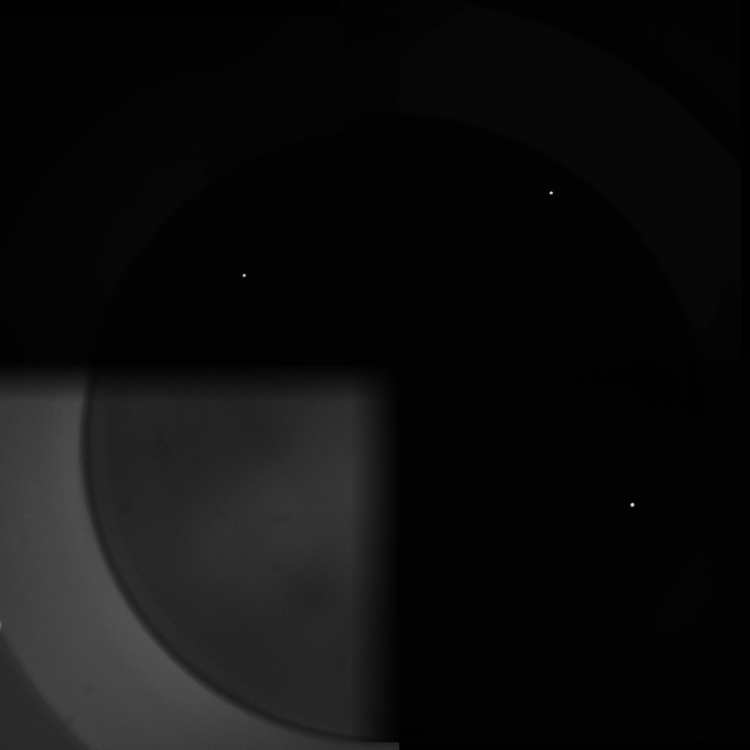
#> input picture well_classifier/normalization study/preprocessing_stages_H1/H1_0_raw.png, 3000 x 3000 px (shown at 1/4 size); its folder holds only this picture in this run
$ python -i core.py   (imports and definitions only)
#> lines starting #> are read from the running program, lines starting #| are printed output that depends on the picture; after the words box and inside, x2 and y2 are one past the last pixel; in counts of white or black regions, pixels touching at a corner belong together
#> further down, picture is the input picture: shape (3000, 3000); min 0, max 255, mean 14.4
"""Shared image processing primitives for well classification.

Contains dataclasses, constants, image preprocessing, bead segmentation,
file loading, and visualization helpers used by both
`classify_single_cells` and `measure_concentration`.
"""

import re
import sys
from dataclasses import dataclass, asdict, field
from pathlib import Path
from typing import Optional

import cv2
import numpy as np
from scipy import ndimage
from skimage.measure import regionprops, label as sk_label
from skimage.segmentation import watershed
from skimage.feature import peak_local_max


# ---------------------------------------------------------------------------
# Dataclasses
# ---------------------------------------------------------------------------

@dataclass
class BeadInfo:
    area: int
    centroid: tuple[int, int]
    bbox: tuple[int, int, int, int]
    circularity: float
    eccentricity: float
    solidity: float
    mean_intensity: float


@dataclass
class WellResult:
    well_id: str
    label: str  # empty, single, multiple, multiple_clusters, uncertain
    confidence: float
    bead_count: int
    cluster_count: int
    bead_areas: list[int]
    reason: str
    beads: list[dict] = field(default_factory=list)
    clusters: list[dict] = field(default_factory=list)
    faint_objects: list[dict] = field(default_factory=list)


# ---------------------------------------------------------------------------
# Constants
# ---------------------------------------------------------------------------

# Single bead: median area ~250px² post-watershed at 3000px reference resolution
REFERENCE_DIM = 3000  # all area thresholds calibrated at this resolution
DEFAULTS = {
    "min_area": 25,       # below this = noise/debris
    "max_area": 800,      # above this = unsplit cluster
    "intensity_thresh": None,     # None = Otsu
    "min_circularity": 0.50,
    "watershed_min_distance": 4,  # min distance between watershed seeds
}

WELL_ROWS = "ABCDEFGH"
WELL_COLS = range(1, 13)


# ---------------------------------------------------------------------------
# Per-quadrant background normalization
# ---------------------------------------------------------------------------

# [122 lines left out: functions normalize_quadrants, mask_seams, well_roi_mask, preprocess_well_image, not called in this run]


# ---------------------------------------------------------------------------
# Core detection with watershed
# ---------------------------------------------------------------------------

def segment_beads(
    gray: np.ndarray,
    intensity_thresh: Optional[int] = None,
    min_area: int = 25,
    max_area: int = 800,
    min_distance: int = 4,
    min_circularity: float = 0.50,
) -> tuple[np.ndarray, list[BeadInfo], list[BeadInfo]]:
    """Segment fluorescent beads using thresholding + watershed.

    Returns (labeled_image, beads, clusters).
    Beads are objects within [min_area, max_area].
    Clusters are objects above max_area (unsplit clumps).
    """
#> called with min_area = 25, max_area = 800, min_distance = 4, min_circularity = 0.5
    working = gray.copy()

    blurred = cv2.GaussianBlur(working, (5, 5), 0)

    roi_pixels = blurred.ravel()
    if len(roi_pixels) == 0:
        return np.zeros_like(gray, dtype=np.int32), [], []
    max_intensity = int(roi_pixels.max())
#> max_intensity = 233
    if max_intensity < 25:
        return np.zeros_like(gray, dtype=np.int32), [], []

    MIN_THRESH_FLOOR = 15
    if intensity_thresh is not None:
        _, binary = cv2.threshold(blurred, intensity_thresh, 255, cv2.THRESH_BINARY)
    else:
        thresh_val, _ = cv2.threshold(blurred, 0, 255, cv2.THRESH_BINARY + cv2.THRESH_OTSU)
#> thresh_val = 26
        thresh_val = max(thresh_val, MIN_THRESH_FLOOR)
        _, binary = cv2.threshold(blurred, thresh_val, 255, cv2.THRESH_BINARY)
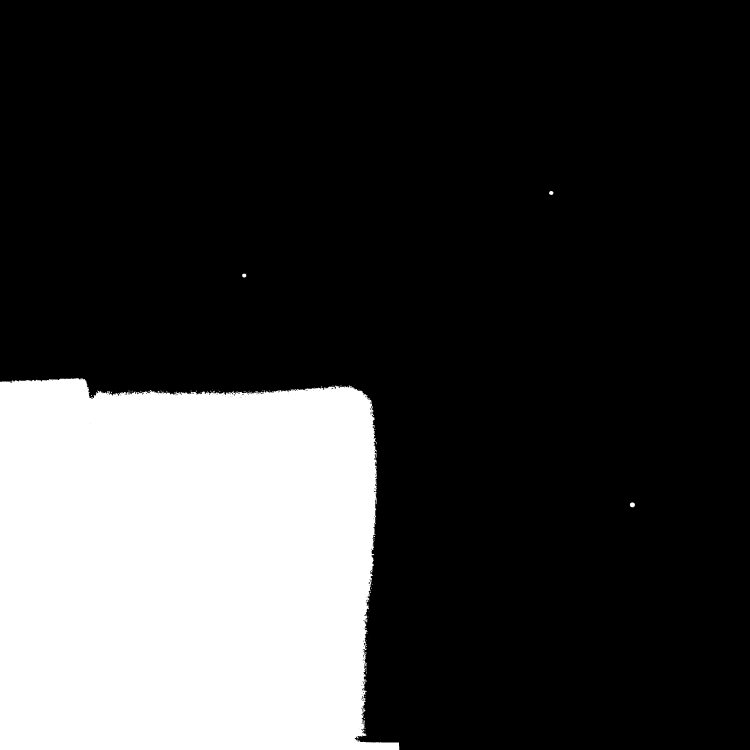
#> binary: shape (3000, 3000) (shown at 1/4 size); 23.8% white; 81 white regions (75 under 20 px), largest, box (x1, y1, x2, y2) and area: (0, 1512, 1597, 3000) 2140643, (2519, 2010, 2540, 2029) 310, (2196, 764, 2214, 780) 210, (969, 1095, 985, 1110) 205, (1489, 1625, 1492, 1635) 24, (1494, 2143, 1500, 2148) 20

    kernel = cv2.getStructuringElement(cv2.MORPH_ELLIPSE, (3, 3))
    binary = cv2.morphologyEx(binary, cv2.MORPH_OPEN, kernel)
#> binary: shape (3000, 3000); 23.8% white; 49 white regions (43 under 20 px)

    cc_labeled, n_cc = ndimage.label(binary)
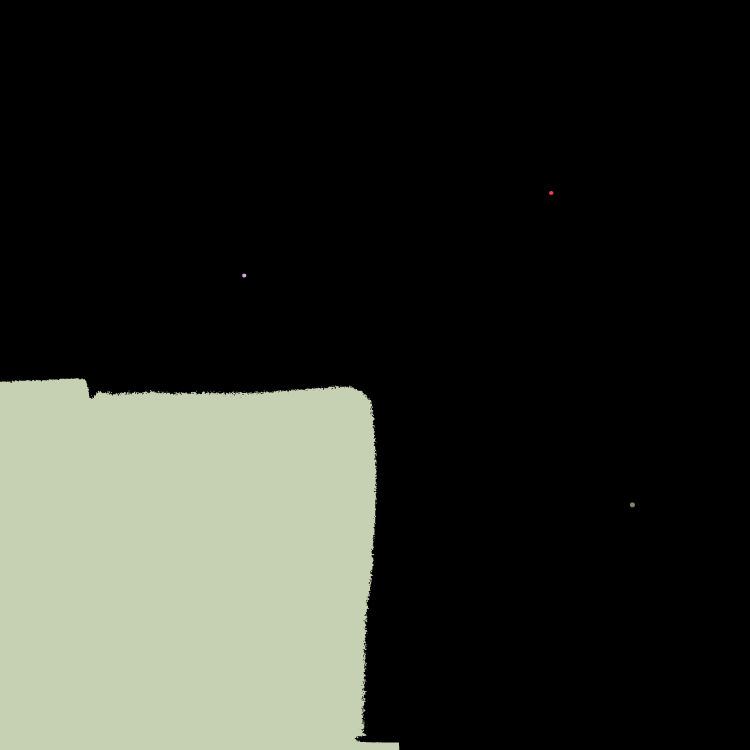
#> cc_labeled: shape (3000, 3000) int32 (shown at 1/4 size); 53 distinct labels, from 0 to 52; one colour per label, 0 black
#> n_cc = 52
    if n_cc == 0:
        return np.zeros_like(gray, dtype=np.int32), [], []

    dist = ndimage.distance_transform_edt(binary)
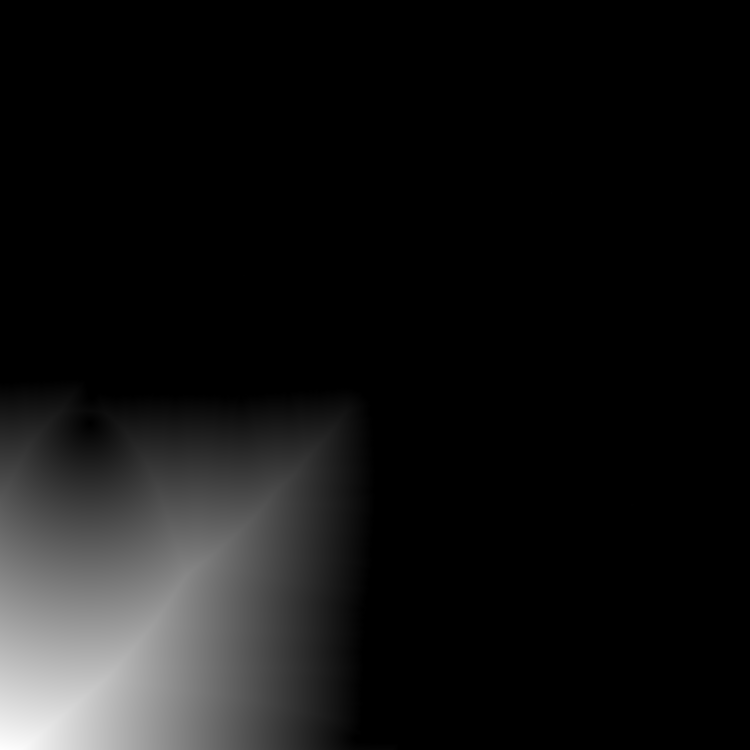
#> dist: shape (3000, 3000) float64 (shown at 1/4 size); min 0, max 1354.7, mean 105; drawn with min black and max white
    coords = peak_local_max(dist, min_distance=min_distance, labels=binary)
#> coords = 133 pairs, first value 771 to 2995, second value 4 to 2529

    if len(coords) == 0:
        return np.zeros_like(gray, dtype=np.int32), [], []

    markers_clean = np.zeros_like(binary, dtype=np.int32)
    for i, (y, x) in enumerate(coords, start=1):
        markers_clean[y, x] = i
#> this loop made 133 passes
#> (y, x) on passes 1 to 12: (2995, 4), (2995, 1453), (2995, 1443), (2995, 1467), (2995, 1471), (2995, 1475), (2995, 1508), (2995, 1522), (2995, 1488), (2995, 1497), (2995, 1529), (2995, 1533)
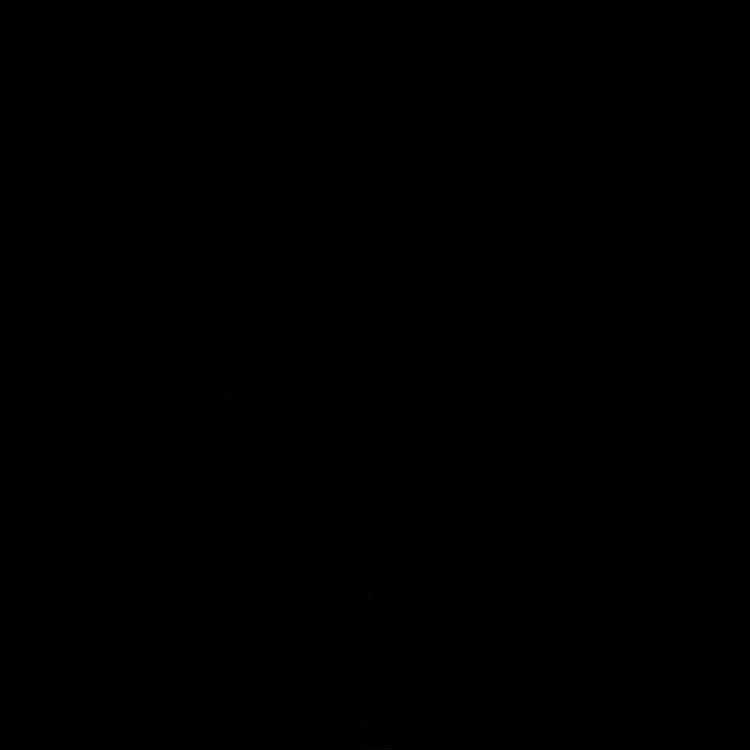
#> markers_clean: shape (3000, 3000) int32 (shown at 1/4 size); 134 distinct labels, from 0 to 133; one colour per label, 0 black

    labeled = watershed(-dist, markers_clean, mask=binary)
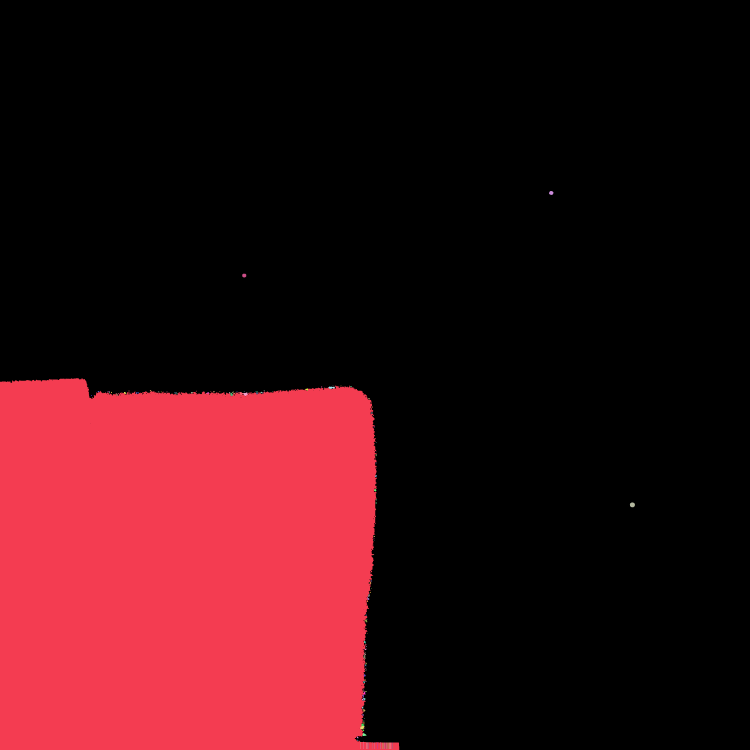
#> labeled: shape (3000, 3000) int32 (shown at 1/4 size); 134 distinct labels, from 0 to 133; one colour per label, 0 black
    props = regionprops(labeled, intensity_image=working)
#> props = 133 regions; largest, box (x1, y1, x2, y2) and area: (0, 1512, 1597, 3000) 2136167, (2519, 2010, 2540, 2029) 310, (2196, 764, 2214, 780) 210, (969, 1095, 985, 1110) 204, (1440, 2903, 1458, 2917) 172

    beads = []
    clusters = []
    valid_labeled = np.zeros_like(labeled)

    for prop in props:
        area = prop.area
        if area < min_area:
            continue

        perimeter = prop.perimeter
        circularity = (4 * np.pi * area) / (perimeter ** 2) if perimeter > 0 else 0

        info = BeadInfo(
            area=area,
            centroid=(int(prop.centroid[0]), int(prop.centroid[1])),
            bbox=(int(prop.bbox[1]), int(prop.bbox[0]),
                  int(prop.bbox[3]), int(prop.bbox[2])),
            circularity=circularity,
            eccentricity=prop.eccentricity,
            solidity=prop.solidity,
            mean_intensity=prop.intensity_mean if hasattr(prop, 'intensity_mean') else prop.mean_intensity,
        )

        if circularity < 0.3 or prop.eccentricity > 0.95:
            continue

        if area > max_area:
            clusters.append(info)
        else:
            beads.append(info)
        valid_labeled[labeled == prop.label] = len(beads) + len(clusters)
#> this loop made 133 passes
#> (area, perimeter, circularity) on passes 1 to 12: (2136167, 9435.9, 0.301), (29, 27, 0.5), (29, 27, 0.5), (27, 25, 0.543), (27, 25, 0.543), (27, 25, 0.543), (27, 25, 0.543), (27, 25, 0.543), (27, 25, 0.543), (27, 25, 0.543), (26, 24, 0.567), (26, 24, 0.567)
#> valid_labeled: shape (3000, 3000) int32; 50 distinct labels, from 0 to 49
#> after the loop, beads = 48 items; clusters = 1 item

    return valid_labeled, beads, clusters


# ---------------------------------------------------------------------------
# Merged-bead intensity profile check
# ---------------------------------------------------------------------------

# [262 lines left out: functions check_multimodal_intensity, parse_well_id_from_filename, load_well_images, _bead_confidence, _bead_color, debug_overlay and 2 more, not called in this run]

>>> import cv2
>>> picture = cv2.imread('normalization study/preprocessing_stages_H1/H1_0_raw.png', cv2.IMREAD_GRAYSCALE)
>>> result = segment_beads(picture)

$ run again, on well_classifier/normalization study/preprocessing_stages_H1/H1_1_normalized.png
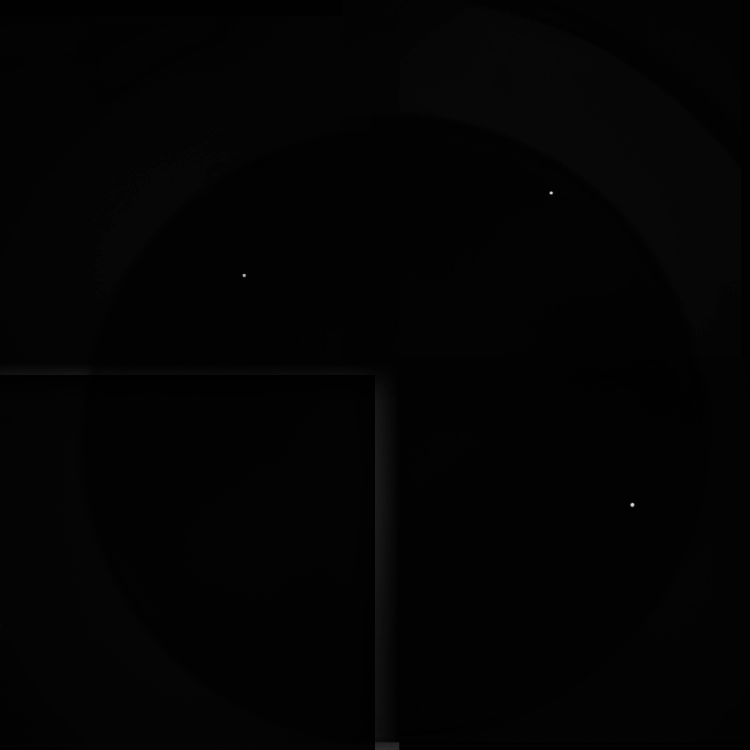
#> input picture well_classifier/normalization study/preprocessing_stages_H1/H1_1_normalized.png, 3000 x 3000 px (shown at 1/4 size)
#> picture is the input picture: shape (3000, 3000); min 0, max 255, mean 3.2
#> max_intensity = 233
#> in segment_beads, `thresh_val, _ = cv2.threshold(blurred, 0, 255, cv2.THRESH_BINARY + cv2..`: thresh_val = 4
#> in segment_beads, `thresh_val = max(thresh_val, MIN_THRESH_FLOOR)`: thresh_val = 15
#> in segment_beads, `_, binary = cv2.threshold(blurred, thresh_val, 255, cv2.THRESH_BINARY)`:
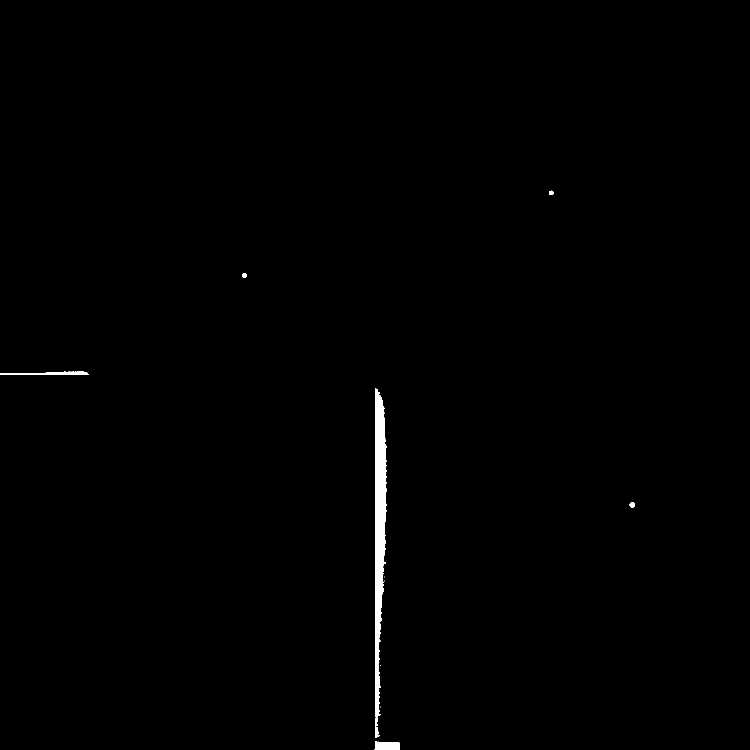
#> binary: shape (3000, 3000) (shown at 1/4 size); 0.54% white; 11 white regions (4 under 20 px), largest, box (x1, y1, x2, y2) and area: (1500, 1553, 1547, 2868) 40883, (0, 1484, 356, 1499) 3138, (1499, 2964, 1597, 3000) 3078
#> cc_labeled: shape (3000, 3000) int32; 8 distinct labels, from 0 to 7
#> n_cc = 7
#> coords = 278 pairs, first value 771 to 2995, second value 4 to 2529
#> the loop in segment_beads, `for i, (y, x) in enumerate(coords, start=1):` made 278 passes
#> (y, x) on passes 1 to 3: (2995, 1527), (2995, 1531), (2995, 1535)
#> labeled: shape (3000, 3000) int32; 279 distinct labels, from 0 to 278
#> props = 278 regions; largest, box (x1, y1, x2, y2) and area: (1538, 2968, 1597, 3000) 1730, (1500, 1667, 1540, 1698) 1072, (1500, 1772, 1546, 1795) 986, (1500, 2157, 1543, 2181) 986, (1499, 2965, 1530, 3000) 982
#> the loop in segment_beads, `for prop in props:` made 278 passes
#> (area, perimeter, circularity) on passes 1 to 3: (982, 125.3, 0.786), (128, 68, 0.348), (128, 68, 0.348)
#> after the loop in segment_beads, `for prop in props:`: beads = 120 items; clusters = 6 items

$ run again, on well_classifier/normalization study/preprocessing_stages_H1/H1_comparison_raw_vs_norm.png
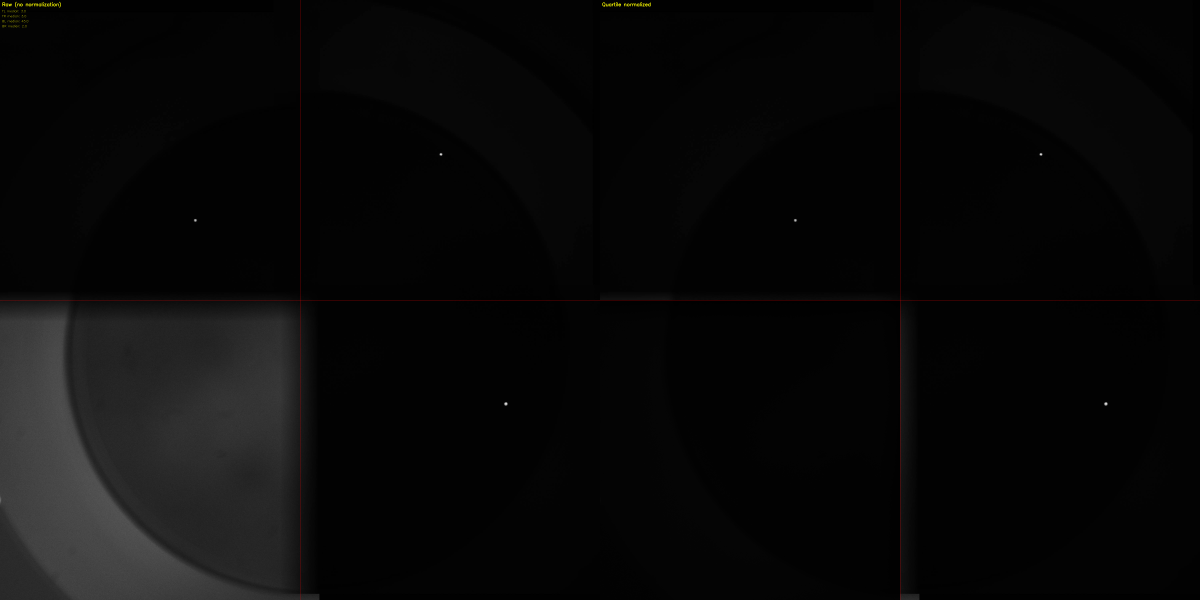
#> input picture well_classifier/normalization study/preprocessing_stages_H1/H1_comparison_raw_vs_norm.png, 6000 x 3000 px (shown at 1/5 size)
#> max_intensity = 233
#> thresh_val = 26
#> in segment_beads, `cc_labeled, n_cc = ndimage.label(binary)`:
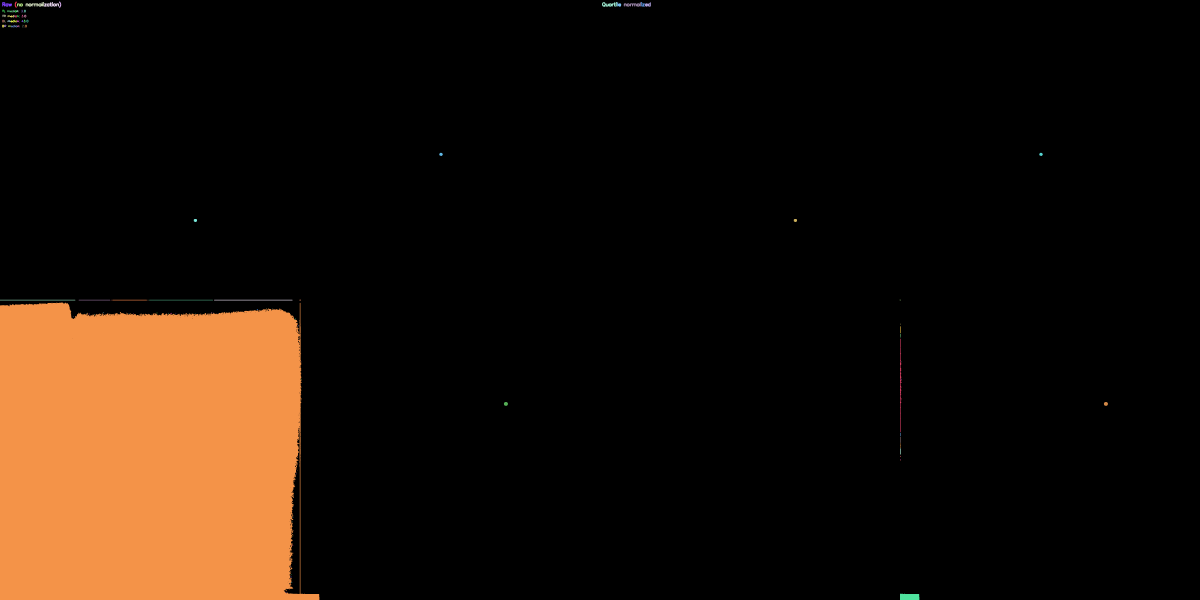
#> cc_labeled: shape (3000, 6000) int32 (shown at 1/5 size); 124 distinct labels, from 0 to 123; one colour per label, 0 black
#> n_cc = 123
#> coords = 1087 pairs, first value 11 to 2995, second value 4 to 5529
#> the loop in segment_beads, `for i, (y, x) in enumerate(coords, start=1):` made 1087 passes
#> (y, x) on passes 1 to 3: (2995, 4), (2995, 1453), (2995, 1443)
#> in segment_beads, `labeled = watershed(-dist, markers_clean, mask=binary)`:
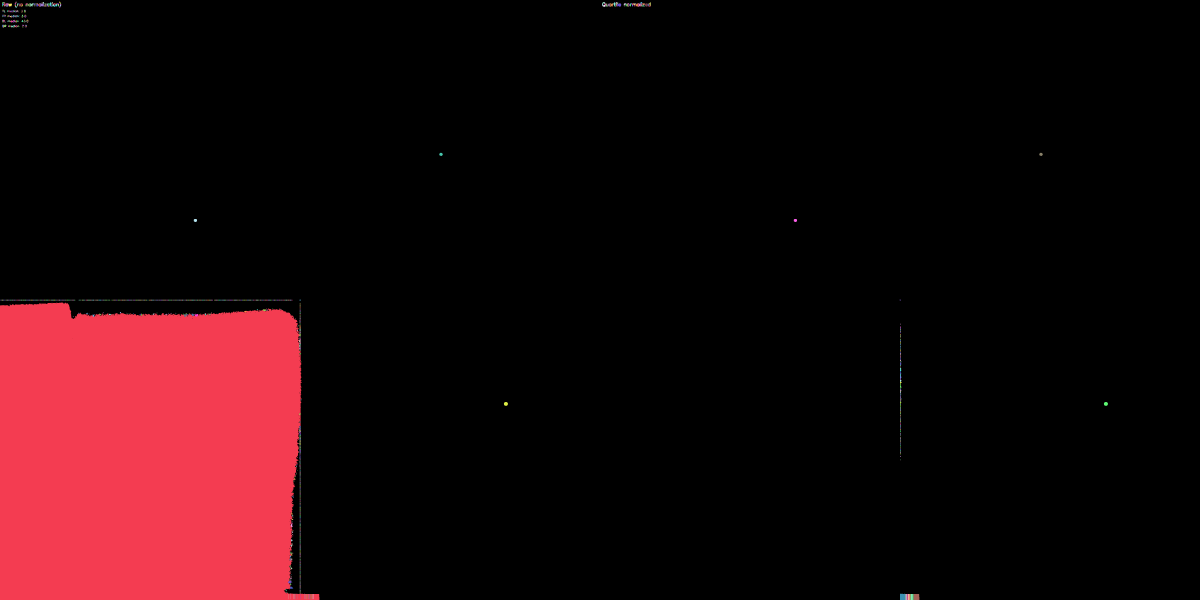
#> labeled: shape (3000, 6000) int32 (shown at 1/5 size); 1088 distinct labels, from 0 to 1087; one colour per label, 0 black
#> props = 1087 regions; largest, box (x1, y1, x2, y2) and area: (0, 1512, 1597, 3000) 2136861, (4568, 2970, 4597, 3000) 854, (4500, 2968, 4527, 3000) 831, (2519, 2010, 2540, 2029) 310, (5519, 2010, 5540, 2029) 310
#> the loop in segment_beads, `for prop in props:` made 1087 passes
#> (area, perimeter, circularity) on passes 1 to 3: (2136861, 9359.1, 0.307), (29, 27, 0.5), (29, 27, 0.5)
#> after the loop in segment_beads, `for prop in props:`: beads = 243 items; clusters = 3 items
